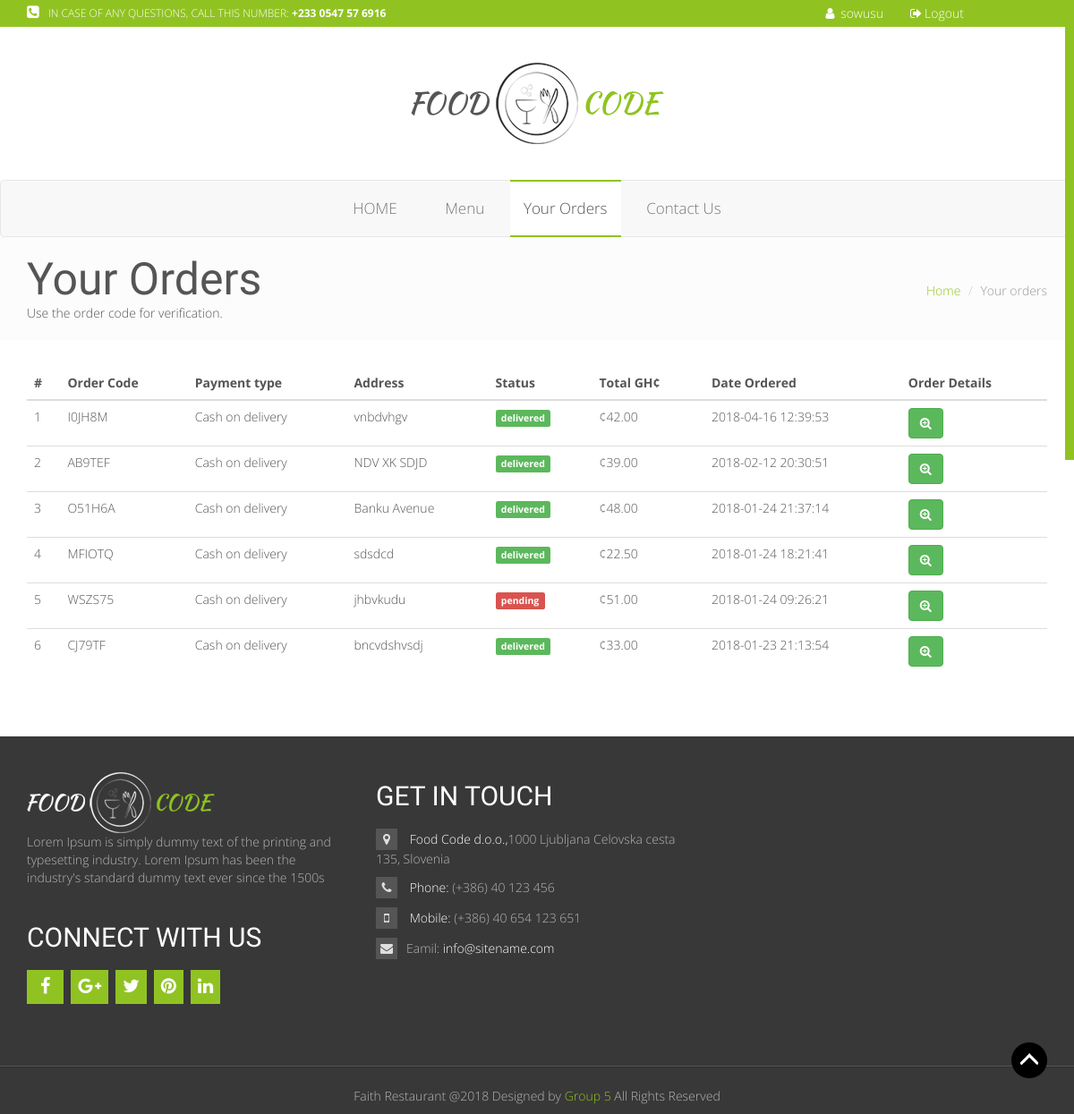
/user/orders.php (signed in), run on the app's committed database.
### tables this page shows
CREATE TABLE `orders` (
  `orderID` int(11) NOT NULL,
  `order_code` varchar(10) NOT NULL,
  `cus_id` int(11) NOT NULL,
  `name` varchar(50) NOT NULL,
  `delivery_address` varchar(50) NOT NULL,
  `payment_method` varchar(25) NOT NULL,
  `status` varchar(12) NOT NULL,
  `notes` varchar(255) DEFAULT NULL,
  `total_amount` decimal(10,2) NOT NULL,
  `order_date` timestamp NOT NULL DEFAULT CURRENT_TIMESTAMP
);

### user/orders.php (the view, shortened to what this page needs)
<?php
include "includes/header.inc.php";
?>
<nav class="navbar navbar-default">
    <div class="container">
        <div class="collapse navbar-collapse" id="bs-example-navbar-collapse-1">
            <ul class="nav navbar-nav nav-main">
                <li ><a href="index.php">HOME</a></li>
                <li ><a href="menu.php">Menu</a></li>
                <li class="active"><a href="orders.php">Your Orders</a></li>
                <li><a href="contact.php">Contact Us</a></li>
            </ul>
        </div>
    </div>
</nav>
<section id="topic-header">
    <div class="container">
        <div class="row">
            <div class="col-md-4">
                <h1>Your Orders</h1>
                <p>Use the order code for verification.</p>
            </div>
            <div class="col-md-8 hidden-xs">
                <ol class="breadcrumb pull-right">
                    <li><a href="index.php">Home</a></li>
                    <li class="active">Your orders</li>
                </ol>
            </div>
        </div>
    </div>
</section>
<section id="blog">
    <div class="container">
        <div class="row">
            <div class="col-md-12 clearfix">
                <table class="table table-hover dataTable">
                    <thead>
                    <tr>
                        <th>#</th>
                        <th>Order Code</th>
                        <th>Payment type</th>
                        <th>Address</th>
                        <th>Status</th>
                        <th>Total GH¢</th>
                        <th>Date Ordered</th>
                        <th>Order Details</th>
                    </tr>
                    </thead>
                    <tbody>
                <?php
                    global $connect;
                    $userid = $_SESSION['userID'];
                    $sql = "SELECT * FROM orders WHERE cus_id = '$userid' ORDER BY orderID DESC";
                    $result = $connect->query($sql);
                    if ($result->num_rows == 0) {
                        echo "No Orders Placed yet.";
                    }   else {
                        $i = 1;
                        while ($row = $result->fetch_array()) {
                            ?>
                            <tr>
                                <td><?php echo $i; ?></td>
                                <td><?php echo $row['order_code']; ?></td>
                                <td><?php echo $row['payment_method']; ?></td>
                                <td><?php echo $row['delivery_address']; ?></td>
                                <td><?php
                                    if ($row['status'] === "pending") {
                                        echo "<span class='label label-danger'>" . $row['status'] . "</span>";
                                    } else {
                                        echo "<span class='label label-success'>" . $row['status'] . "</span>";
                                    }
                                    ?>
                                </td>
                                <td>¢<?php echo $row['total_amount']; ?></td>
                                <td><?php echo $row['order_date']; ?></td>
                                <td>
                                    <a class="btn btn-success" data-toggle="modal"
                                       data-target="#detailModal<?php echo $row['orderID']; ?>">
                                        <i class="fa fa-search-plus"></i>
                                    </a>
                                </td>
                            </tr>
                            <?php
                            $i++;
                        }
                    }
                ?>
                    </tbody>
                </table>
            </div>
        </div>
    </div>
</section>
<footer>
    <div class="container">
        <div class="row">
            <div class="col-md-4">
                <div class="block clearfix">
                    <a href="#">
                        <img src="images/footer-logo.png" alt="">
                    </a>
                    <p>
                        Lorem Ipsum is simply dummy text of the printing and typesetting industry. Lorem Ipsum has been the industry's standard dummy text ever since the 1500s
                    </p>
                    <h4 class="connect-heading">CONNECT WITH US</h4>
                    <ul class="social-icon">
                        <li>
                            <a class="facebook-icon" href="#">
                                <i class="fa fa-facebook"></i>
                            </a>
                        </li>
                        <li>
                            <a class="plus-icon" href="#">
                                <i class="fa fa-google-plus"></i>
                            </a>
                        </li>
                        <li>
                            <a class="twitter-icon" href="#">
                                <i class="fa fa-twitter"></i>
                            </a>
                        </li>
                        <li>
                            <a class="pinterest-icon" href="#">
                                <i class="fa fa-pinterest"></i>
                            </a>
                        </li>
                        <li>
                            <a class="linkedin-icon" href="#">
                                <i class="fa fa-linkedin"></i>
                            </a>
                        </li>
                    </ul>
                </div>
            </div>
            <div class="col-md-4">
                <div class="block">
                    <h4>GET IN TOUCH</h4>
                    <p ><i class="fa  fa-map-marker"></i> <span>Food Code d.o.o.,</span>1000 Ljubljana Celovska cesta 135, Slovenia</p>
                    <p> <i class="fa  fa-phone"></i> <span>Phone:</span> (+386) 40 123 456 </p>
                    <p> <i class="fa  fa-mobile"></i> <span>Mobile:</span> (+386) 40 654 123 651</p>
                    <p class="mail"><i class="fa  fa-envelope"></i>Eamil: <span>info@sitename.com</span></p>
                </div>
            </div>
        </div>
    </div>
    <div class="footer-bottom">
        <div class="container">
            <div class="row">
                <div class="col-md-12">
                    <p class="copyright-text text-center">Faith Restaurant @2018 Designed by <a href="http://www.themexpert.com">Group 5</a> All Rights Reserved</p>
                </div>
            </div>
        </div>
    </div>
</footer>
<a id="back-top" href="#"></a>
</body>
</html>

### user/css/style.css (style rules this page uses)
body { font-family: 'Open Sans', sans-serif; color: #555; font-size: 14px; font-weight: 300; }
li { list-style: none; }
h1,h2,h3,h4,h5,h6 { font-family: 'Yanone Kaffeesatz', sans-serif;color: #555 }
h1 { font-size: 50px; }
h4 { font-size: 30px; }
ul { padding-left: 0; }
section+section { margin-top: 50px; }
#back-top { position: fixed; bottom: 30px; width: 40px; color: #bbb; height: 50px; right: 30px; display: block; text-align: center; background: url("../images/top.png") no-repeat; }
.nav-main li { -webkit-transition: .2s ease-in-out; -moz-transition: .2s ease-in-out; -ms-transition: .2s ease-in-out; -o-transition: .2s ease-in-out; transition: .2s ease-in-out; font-size: 17px; }
.nav-main > li::before { top: -2px; -webkit-transform: translateY(-10px); -moz-transform: translateY(-10px); transform: translateY(-10px); }
.nav-main > li:after { bottom: -2px; -webkit-transform: translateY(10px); -moz-transform: translateY(10px); transform: translateY(10px); }
.nav-main > li::before, .nav-main > li::after { position: absolute; left: 0; width: 100%; height: 2px; background: #90c322; content: ''; opacity: 0; -webkit-transition: opacity 0.3s, -webkit-transform 0.3s; -moz-transition: opacity 0.3s, -moz-transform 0.3s; transition: opacity 0.3s, transform 0.3s; }
.nav-main > li a { padding: 20px 15px; color: #555; font-size: 17px; }
.navbar-nav { float: none; text-align: center; }
.navbar-nav>li { float: none; display: inline-block; margin:0 10px; }
.navbar-nav .active { border-top: 2px solid #90c322; border-bottom: 2px solid #90c322; margin: -1px 0; }
.navbar-nav .active a { background: #fff !important; }
footer { background: #383838; color: #fff; padding-top: 40px; }
footer .block { color: #B6B6B6; }
footer .block p i { color: #dedede; margin-right: 10px; background: #555; width: 24px; line-height: 24px; text-align: center; }
footer .block h4 { margin-bottom: 20px; color: #fff; }
footer .block span { color: #fff; }
.footer-bottom { width: 100%; margin-top: 70px; border-top: 1px solid #2C2C2C; box-shadow: 0 -1px 0 #575656; padding-top: 10px; }
.copyright-text { margin-top: 12px; color: #B6B6B6; }
.copyright-text a { color: #90c322; }
.social-icon li { float: left; margin-right: 8px; }
.social-icon li a i { color: #fff; font-size: 20px; }
.social-icon li a { padding: 8px; background: #90c322; display: inline-block; }
.facebook-icon .fa-facebook { padding: 0px 7px; }
.connect-heading { margin-top: 40px; }
#topic-header { background: #FCFCFC; width: 100%; padding: 20px 0; margin: -20px 0; }
#topic-header h1,#topic-header p { margin: 0; }
#topic-header .breadcrumb { background: transparent; padding: 30px 0 0; }
#topic-header .breadcrumb li a { color: #90c322; }
#blog { margin-bottom: 50px; }

### data on the page
orders: order_code "I0JH8M", payment_method "Cash on delivery", delivery_address "vnbdvhgv", status "delivered", total_amount "42.00", order_date "2018-04-16 12:39:53"
orders: order_code "AB9TEF", payment_method "Cash on delivery", delivery_address "NDV XK SDJD", status "delivered", total_amount "39.00", order_date "2018-02-12 20:30:51"
orders: order_code "O51H6A", payment_method "Cash on delivery", delivery_address "Banku Avenue", status "delivered", total_amount "48.00", order_date "2018-01-24 21:37:14"
orders: order_code "MFIOTQ", payment_method "Cash on delivery", delivery_address "sdsdcd", status "delivered", total_amount "22.50", order_date "2018-01-24 18:21:41"
orders: order_code "WSZS75", payment_method "Cash on delivery", delivery_address "jhbvkudu", status "pending", total_amount "51.00", order_date "2018-01-24 09:26:21"
orders: order_code "CJ79TF", payment_method "Cash on delivery", delivery_address "bncvdshvsdj", status "delivered", total_amount "33.00", order_date "2018-01-23 21:13:54"

### other printed values
$_SESSION['username'] "sowusu"
